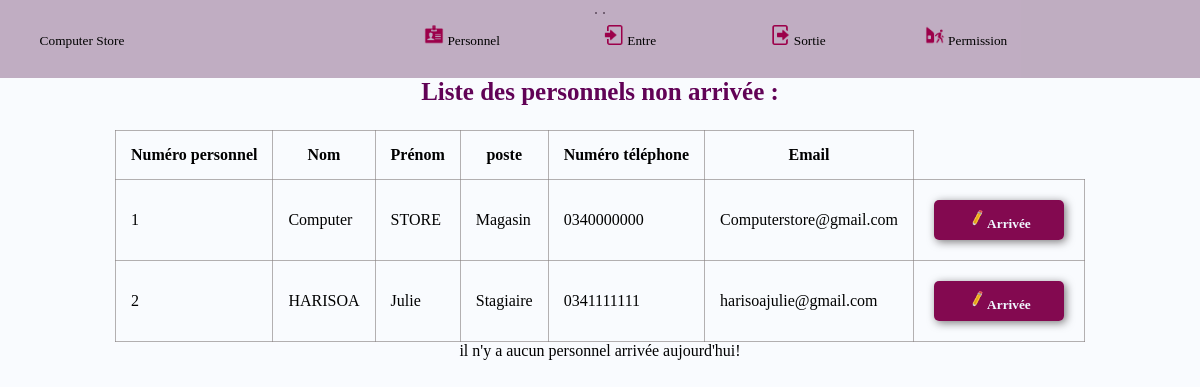
The app's page /entre.php with its own data.
### tables this page shows
CREATE TABLE IF NOT EXISTS `personnel` (
  `numero_personnel` int NOT NULL AUTO_INCREMENT,
  `nom` varchar(100) DEFAULT NULL,
  `prenom` varchar(100) DEFAULT NULL,
  `poste` varchar(50) NOT NULL,
  `numero_telephone` varchar(13) DEFAULT NULL,
  `email` varchar(150) DEFAULT NULL,
  `age` int NOT NULL,
  `numero_cin` varchar(12) NOT NULL,
  `adresse` varchar(50) NOT NULL,
  `nationalite` varchar(20) NOT NULL,
  `langue` varchar(20) NOT NULL,
  `travail_depuis` date NOT NULL,
  `image` varchar(255) NOT NULL,
  PRIMARY KEY (`numero_personnel`)
);

### entre.php (the view, shortened to what this page needs)
<!DOCTYPE html>
<html lang="en">
<head>
    <link rel="stylesheet" href="entre.css">
</head>
<body>
        <nav>
            <ul>
                <li>
                    <a href="index.php">
                        <button class="btn" id="btn_logo">C<span class="logo">omputer</span> S<span class="logo">tore</span></button>
                    </a>
                </li>
                <li>
                    <a href="personnel.php">
                        <button class="btn" id="active_nav"><img src="image/personal.png" alt="image btn"> <span>Personnel</span></button>
                    </a>
                </li>
                <li>
                    <a href="entre.php">
                        <button class="btn"><img src="image/enter.png" alt="image btn"> <span>Entre</span></button>
                    </a>
                </li>
                <li>
                    <a href="sortie.php">
                        <button class="btn"><img src="image/logout.png" alt="image btn"> <span>Sortie</span></button>
                    </a>
                </li>
                <li>
                    <a href="permission.php">
                        <button class="btn"><img src="image/sort.png" alt="image btn"> <span>Permission</span></button>
                    </a>
                </li>
            </ul>
        </nav>
    <center>
    <div>
        <?php
            echo "   .\n";
            echo "   .";
                include_once "bd.php" ;
                $req=mysqli_query($con,"SELECT numero_personnel,nom,prenom,poste,numero_telephone,email FROM personnel WHERE numero_personnel NOT IN (SELECT personnel.numero_personnel FROM personnel JOIN entre ON(personnel.numero_personnel = entre.numero_personnel) WHERE entre.date_entre=CURRENT_DATE())");
                if(mysqli_num_rows($req)==0)
                {
                }else
                {
                    ?>
                    <p class="titre">Liste des personnels non arrivée :</p>
                    <table>
                        <tr>
                            <th>Numéro personnel</th>
                            <th>Nom</th>
                            <th>Prénom</th>
                            <th>poste</th>
                            <th>Numéro téléphone</th>
                            <th>Email</th>
                        </tr>
                        <?php
                    while($row = mysqli_fetch_assoc($req))
                    {
                        ?>
                        <tr>
                            <td><?=$row['numero_personnel']?></td>
                            <td><?=$row['nom']?></td>
                            <td><?=$row['prenom']?></td>
                            <td><?=$row['poste']?></td>
                            <td><?=$row['numero_telephone']?></td>
                            <td><?=$row['email']?></td>
                            <td>
                            <a href="entre_ajout.php?id=<?=$row['numero_personnel']?>"><button class="tab_btn"><img src="image/modifier.png" alt="modifier">Arrivée</button></a>
                            </td>
                        </tr>
                        <?php
                    }
                }
            ?>
        </table>
        <?php
                include_once "bd.php" ;
                $req=mysqli_query($con,"SELECT * FROM entre WHERE date_entre=CURRENT_DATE()");
                if(mysqli_num_rows($req)==0)
                {
                    echo "il n'y a aucun personnel arrivée aujourd'hui!";
                }
            ?>
    </div></center>
</body>
</html>

### records on screen
personnel: numero_personnel "1", nom "Computer", prenom "STORE", poste "Magasin", numero_telephone "0340000000", email "Computerstore@gmail.com"
personnel: numero_personnel "2", nom "HARISOA", prenom "Julie", poste "Stagiaire", numero_telephone "0341111111", email "harisoajulie@gmail.com"
